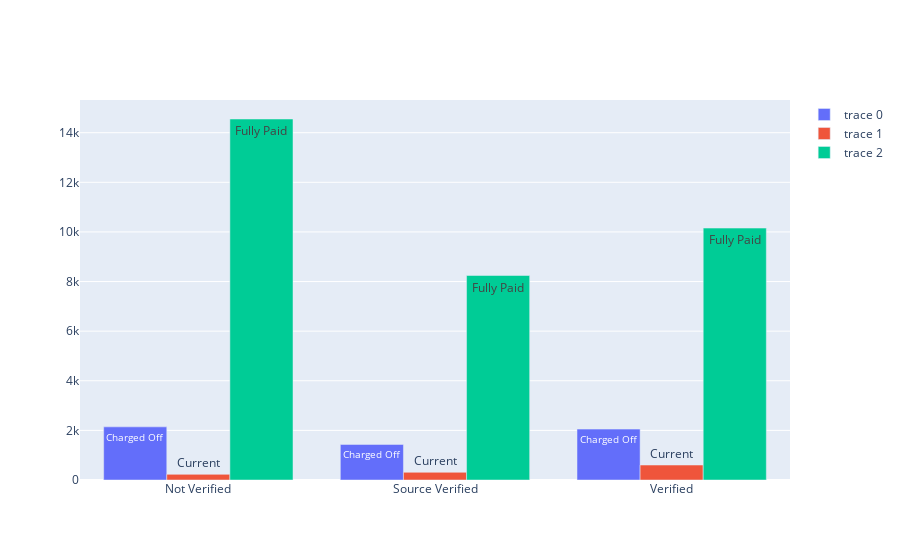

Notebook cell for this chart:
### Code cell
fig = go.Figure()
fig.add_trace(go.Bar(x=Ver_sta_vs_ln_sta['verification_status'],y=Ver_sta_vs_ln_sta['Charged Off'],text='Charged Off'))
fig.add_trace(go.Bar(x=Ver_sta_vs_ln_sta['verification_status'],y=Ver_sta_vs_ln_sta['Current'],text='Current'))
fig.add_trace(go.Bar(x=Ver_sta_vs_ln_sta['verification_status'],y=Ver_sta_vs_ln_sta['Fully Paid'],text='Fully Paid'))
fig.show()

### Figure 1 — Plotly figure (JSON) as saved in the notebook; plotly's stock layout.template omitted (floating-point values rounded to 4 significant figures)
{"data": [{"text": "Charged Off", "type": "bar", "x": ["Not Verified", "Source Verified", "Verified"], "y": [2142, 1434, 2051]}, {"text": "Current", "type": "bar", "x": ["Not Verified", "Source Verified", "Verified"], "y": [227, 310, 603]}, {"text": "Fully Paid", "type": "bar", "x": ["Not Verified", "Source Verified", "Verified"], "y": [14552, 8243, 10155]}], "layout": {}}
